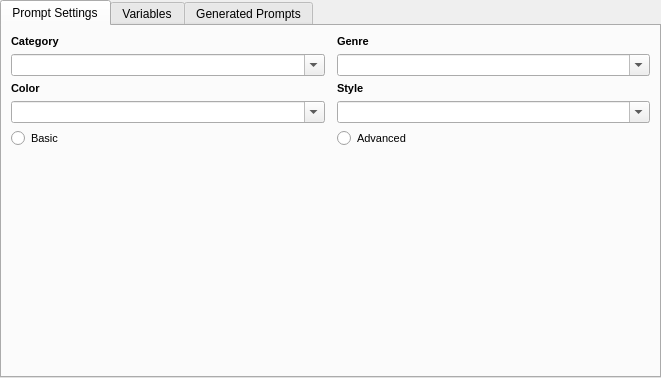
<?xml version="1.0" encoding="UTF-8"?>
<ui version="4.0">
 <class>Form</class>
 <widget class="QWidget" name="Form">
  <property name="geometry">
   <rect>
    <x>0</x>
    <y>0</y>
    <width>661</width>
    <height>378</height>
   </rect>
  </property>
  <property name="windowTitle">
   <string>Form</string>
  </property>
  <layout class="QGridLayout" name="gridLayout">
   <property name="leftMargin">
    <number>0</number>
   </property>
   <property name="topMargin">
    <number>0</number>
   </property>
   <property name="rightMargin">
    <number>0</number>
   </property>
   <property name="bottomMargin">
    <number>0</number>
   </property>
   <item row="1" column="0">
    <widget class="QTabWidget" name="tabWidget">
     <property name="currentIndex">
      <number>0</number>
     </property>
     <widget class="QWidget" name="tab_3">
      <attribute name="title">
       <string>Prompt Settings</string>
      </attribute>
      <layout class="QGridLayout" name="gridLayout_4">
       <item row="0" column="0">
        <widget class="QLabel" name="label_2">
         <property name="sizePolicy">
          <sizepolicy hsizetype="Maximum" vsizetype="Maximum">
           <horstretch>0</horstretch>
           <verstretch>0</verstretch>
          </sizepolicy>
         </property>
         <property name="font">
          <font>
           <pointsize>8</pointsize>
           <bold>true</bold>
          </font>
         </property>
         <property name="text">
          <string>Category</string>
         </property>
        </widget>
       </item>
       <item row="5" column="0">
        <spacer name="verticalSpacer">
         <property name="orientation">
          <enum>Qt::Vertical</enum>
         </property>
         <property name="sizeHint" stdset="0">
          <size>
           <width>20</width>
           <height>40</height>
          </size>
         </property>
        </spacer>
       </item>
       <item row="2" column="2">
        <widget class="QLabel" name="label_11">
         <property name="sizePolicy">
          <sizepolicy hsizetype="Maximum" vsizetype="Preferred">
           <horstretch>0</horstretch>
           <verstretch>0</verstretch>
          </sizepolicy>
         </property>
         <property name="font">
          <font>
           <pointsize>8</pointsize>
           <bold>true</bold>
          </font>
         </property>
         <property name="text">
          <string>Style</string>
         </property>
        </widget>
       </item>
       <item row="1" column="0">
        <widget class="QComboBox" name="prompt_category">
         <property name="sizePolicy">
          <sizepolicy hsizetype="MinimumExpanding" vsizetype="Fixed">
           <horstretch>0</horstretch>
           <verstretch>0</verstretch>
          </sizepolicy>
         </property>
         <property name="minimumSize">
          <size>
           <width>80</width>
           <height>22</height>
          </size>
         </property>
         <property name="maximumSize">
          <size>
           <width>16777215</width>
           <height>16777215</height>
          </size>
         </property>
         <property name="font">
          <font>
           <pointsize>9</pointsize>
          </font>
         </property>
         <property name="editable">
          <bool>true</bool>
         </property>
         <property name="insertPolicy">
          <enum>QComboBox::InsertAlphabetically</enum>
         </property>
         <property name="sizeAdjustPolicy">
          <enum>QComboBox::AdjustToContentsOnFirstShow</enum>
         </property>
        </widget>
       </item>
       <item row="2" column="0" colspan="2">
        <widget class="QLabel" name="label_8">
         <property name="font">
          <font>
           <pointsize>8</pointsize>
           <bold>true</bold>
          </font>
         </property>
         <property name="text">
          <string>Color</string>
         </property>
        </widget>
       </item>
       <item row="4" column="0">
        <widget class="QRadioButton" name="basic_radio">
         <property name="font">
          <font>
           <pointsize>8</pointsize>
          </font>
         </property>
         <property name="text">
          <string>Basic</string>
         </property>
        </widget>
       </item>
       <item row="4" column="2">
        <widget class="QRadioButton" name="advanced_radio">
         <property name="font">
          <font>
           <pointsize>8</pointsize>
          </font>
         </property>
         <property name="text">
          <string>Advanced</string>
         </property>
        </widget>
       </item>
       <item row="3" column="0">
        <widget class="QComboBox" name="prompt_color">
         <property name="sizePolicy">
          <sizepolicy hsizetype="MinimumExpanding" vsizetype="Fixed">
           <horstretch>0</horstretch>
           <verstretch>0</verstretch>
          </sizepolicy>
         </property>
         <property name="minimumSize">
          <size>
           <width>80</width>
           <height>22</height>
          </size>
         </property>
         <property name="font">
          <font>
           <pointsize>9</pointsize>
          </font>
         </property>
         <property name="editable">
          <bool>true</bool>
         </property>
         <property name="insertPolicy">
          <enum>QComboBox::InsertAlphabetically</enum>
         </property>
         <property name="sizeAdjustPolicy">
          <enum>QComboBox::AdjustToContentsOnFirstShow</enum>
         </property>
        </widget>
       </item>
       <item row="3" column="2">
        <widget class="QComboBox" name="prompt_style">
         <property name="sizePolicy">
          <sizepolicy hsizetype="MinimumExpanding" vsizetype="Fixed">
           <horstretch>0</horstretch>
           <verstretch>0</verstretch>
          </sizepolicy>
         </property>
         <property name="minimumSize">
          <size>
           <width>80</width>
           <height>22</height>
          </size>
         </property>
         <property name="maximumSize">
          <size>
           <width>16777215</width>
           <height>16777215</height>
          </size>
         </property>
         <property name="font">
          <font>
           <pointsize>9</pointsize>
          </font>
         </property>
         <property name="editable">
          <bool>true</bool>
         </property>
         <property name="insertPolicy">
          <enum>QComboBox::InsertAlphabetically</enum>
         </property>
         <property name="sizeAdjustPolicy">
          <enum>QComboBox::AdjustToContentsOnFirstShow</enum>
         </property>
        </widget>
       </item>
       <item row="1" column="2">
        <widget class="QComboBox" name="prompt_genre">
         <property name="sizePolicy">
          <sizepolicy hsizetype="MinimumExpanding" vsizetype="Fixed">
           <horstretch>0</horstretch>
           <verstretch>0</verstretch>
          </sizepolicy>
         </property>
         <property name="minimumSize">
          <size>
           <width>80</width>
           <height>22</height>
          </size>
         </property>
         <property name="font">
          <font>
           <pointsize>9</pointsize>
          </font>
         </property>
         <property name="editable">
          <bool>true</bool>
         </property>
         <property name="insertPolicy">
          <enum>QComboBox::InsertAlphabetically</enum>
         </property>
         <property name="sizeAdjustPolicy">
          <enum>QComboBox::AdjustToContentsOnFirstShow</enum>
         </property>
        </widget>
       </item>
       <item row="0" column="2">
        <widget class="QLabel" name="label">
         <property name="font">
          <font>
           <pointsize>8</pointsize>
           <bold>true</bold>
          </font>
         </property>
         <property name="text">
          <string>Genre</string>
         </property>
        </widget>
       </item>
      </layout>
     </widget>
     <widget class="QWidget" name="tab">
      <attribute name="title">
       <string>Variables</string>
      </attribute>
      <layout class="QGridLayout" name="gridLayout_2">
       <property name="leftMargin">
        <number>0</number>
       </property>
       <property name="topMargin">
        <number>0</number>
       </property>
       <property name="rightMargin">
        <number>0</number>
       </property>
       <property name="bottomMargin">
        <number>0</number>
       </property>
       <item row="0" column="0">
        <layout class="QGridLayout" name="gridLayout_9">
         <property name="horizontalSpacing">
          <number>9</number>
         </property>
         <item row="0" column="1">
          <widget class="QScrollArea" name="scrollArea">
           <property name="sizePolicy">
            <sizepolicy hsizetype="MinimumExpanding" vsizetype="Expanding">
             <horstretch>0</horstretch>
             <verstretch>0</verstretch>
            </sizepolicy>
           </property>
           <property name="minimumSize">
            <size>
             <width>200</width>
             <height>120</height>
            </size>
           </property>
           <property name="verticalScrollBarPolicy">
            <enum>Qt::ScrollBarAlwaysOn</enum>
           </property>
           <property name="widgetResizable">
            <bool>true</bool>
           </property>
           <widget class="QWidget" name="scroll_grid">
            <property name="geometry">
             <rect>
              <x>0</x>
              <y>0</y>
              <width>639</width>
              <height>306</height>
             </rect>
            </property>
           </widget>
          </widget>
         </item>
         <item row="1" column="1">
          <layout class="QHBoxLayout" name="horizontalLayout_3">
           <item>
            <widget class="QPushButton" name="randomize_values_button">
             <property name="sizePolicy">
              <sizepolicy hsizetype="MinimumExpanding" vsizetype="Fixed">
               <horstretch>0</horstretch>
               <verstretch>0</verstretch>
              </sizepolicy>
             </property>
             <property name="minimumSize">
              <size>
               <width>20</width>
               <height>0</height>
              </size>
             </property>
             <property name="maximumSize">
              <size>
               <width>16777215</width>
               <height>16777215</height>
              </size>
             </property>
             <property name="font">
              <font>
               <pointsize>8</pointsize>
              </font>
             </property>
             <property name="text">
              <string>Randomize</string>
             </property>
            </widget>
           </item>
           <item>
            <widget class="QPushButton" name="values_to_random_button">
             <property name="sizePolicy">
              <sizepolicy hsizetype="MinimumExpanding" vsizetype="Minimum">
               <horstretch>0</horstretch>
               <verstretch>0</verstretch>
              </sizepolicy>
             </property>
             <property name="minimumSize">
              <size>
               <width>20</width>
               <height>0</height>
              </size>
             </property>
             <property name="maximumSize">
              <size>
               <width>16777215</width>
               <height>16777215</height>
              </size>
             </property>
             <property name="font">
              <font>
               <pointsize>8</pointsize>
              </font>
             </property>
             <property name="text">
              <string>To Random</string>
             </property>
            </widget>
           </item>
           <item>
            <widget class="QPushButton" name="reset_weights_button">
             <property name="sizePolicy">
              <sizepolicy hsizetype="MinimumExpanding" vsizetype="Fixed">
               <horstretch>0</horstretch>
               <verstretch>0</verstretch>
              </sizepolicy>
             </property>
             <property name="minimumSize">
              <size>
               <width>20</width>
               <height>0</height>
              </size>
             </property>
             <property name="maximumSize">
              <size>
               <width>16777215</width>
               <height>16777215</height>
              </size>
             </property>
             <property name="font">
              <font>
               <pointsize>8</pointsize>
              </font>
             </property>
             <property name="text">
              <string>Reset Weights</string>
             </property>
            </widget>
           </item>
           <item>
            <widget class="QPushButton" name="clear_values_button">
             <property name="sizePolicy">
              <sizepolicy hsizetype="MinimumExpanding" vsizetype="Fixed">
               <horstretch>0</horstretch>
               <verstretch>0</verstretch>
              </sizepolicy>
             </property>
             <property name="minimumSize">
              <size>
               <width>20</width>
               <height>0</height>
              </size>
             </property>
             <property name="maximumSize">
              <size>
               <width>16777215</width>
               <height>16777215</height>
              </size>
             </property>
             <property name="font">
              <font>
               <pointsize>8</pointsize>
              </font>
             </property>
             <property name="text">
              <string>Clear</string>
             </property>
            </widget>
           </item>
          </layout>
         </item>
        </layout>
       </item>
      </layout>
     </widget>
     <widget class="QWidget" name="tab_2">
      <attribute name="title">
       <string>Generated Prompts</string>
      </attribute>
      <layout class="QGridLayout" name="gridLayout_3">
       <item row="0" column="0">
        <layout class="QVBoxLayout" name="verticalLayout_3">
         <property name="spacing">
          <number>6</number>
         </property>
         <item>
          <widget class="QLabel" name="label_16">
           <property name="sizePolicy">
            <sizepolicy hsizetype="Maximum" vsizetype="Preferred">
             <horstretch>0</horstretch>
             <verstretch>0</verstretch>
            </sizepolicy>
           </property>
           <property name="maximumSize">
            <size>
             <width>200</width>
             <height>16777215</height>
            </size>
           </property>
           <property name="font">
            <font>
             <pointsize>8</pointsize>
             <bold>true</bold>
            </font>
           </property>
           <property name="text">
            <string>Prompt</string>
           </property>
          </widget>
         </item>
         <item>
          <layout class="QHBoxLayout" name="horizontalLayout">
           <property name="spacing">
            <number>6</number>
           </property>
           <item>
            <widget class="QLineEdit" name="prompt_prefix">
             <property name="font">
              <font>
               <pointsize>8</pointsize>
              </font>
             </property>
             <property name="placeholderText">
              <string>Prompt prefix</string>
             </property>
            </widget>
           </item>
           <item>
            <widget class="QLineEdit" name="prompt_suffix">
             <property name="font">
              <font>
               <pointsize>8</pointsize>
              </font>
             </property>
             <property name="placeholderText">
              <string>Prompt suffix</string>
             </property>
            </widget>
           </item>
          </layout>
         </item>
         <item>
          <widget class="QTextBrowser" name="prompt_text">
           <property name="sizePolicy">
            <sizepolicy hsizetype="MinimumExpanding" vsizetype="Expanding">
             <horstretch>0</horstretch>
             <verstretch>0</verstretch>
            </sizepolicy>
           </property>
           <property name="minimumSize">
            <size>
             <width>200</width>
             <height>0</height>
            </size>
           </property>
           <property name="maximumSize">
            <size>
             <width>16777215</width>
             <height>16777215</height>
            </size>
           </property>
           <property name="font">
            <font>
             <pointsize>8</pointsize>
            </font>
           </property>
           <property name="readOnly">
            <bool>false</bool>
           </property>
          </widget>
         </item>
         <item>
          <widget class="QLabel" name="label_17">
           <property name="sizePolicy">
            <sizepolicy hsizetype="Maximum" vsizetype="Preferred">
             <horstretch>0</horstretch>
             <verstretch>0</verstretch>
            </sizepolicy>
           </property>
           <property name="maximumSize">
            <size>
             <width>200</width>
             <height>16777215</height>
            </size>
           </property>
           <property name="font">
            <font>
             <pointsize>9</pointsize>
             <bold>true</bold>
            </font>
           </property>
           <property name="text">
            <string>Negative Prompt</string>
           </property>
          </widget>
         </item>
         <item>
          <layout class="QHBoxLayout" name="horizontalLayout_2">
           <property name="spacing">
            <number>6</number>
           </property>
           <item>
            <widget class="QLineEdit" name="negative_prompt_prefix">
             <property name="font">
              <font>
               <pointsize>8</pointsize>
              </font>
             </property>
             <property name="placeholderText">
              <string>Negative prefix</string>
             </property>
            </widget>
           </item>
           <item>
            <widget class="QLineEdit" name="negative_prompt_suffix">
             <property name="font">
              <font>
               <pointsize>8</pointsize>
              </font>
             </property>
             <property name="placeholderText">
              <string>Negative suffix</string>
             </property>
            </widget>
           </item>
          </layout>
         </item>
         <item>
          <widget class="QTextBrowser" name="negative_prompt_text">
           <property name="sizePolicy">
            <sizepolicy hsizetype="MinimumExpanding" vsizetype="Expanding">
             <horstretch>0</horstretch>
             <verstretch>0</verstretch>
            </sizepolicy>
           </property>
           <property name="minimumSize">
            <size>
             <width>200</width>
             <height>0</height>
            </size>
           </property>
           <property name="maximumSize">
            <size>
             <width>16777215</width>
             <height>16777215</height>
            </size>
           </property>
           <property name="font">
            <font>
             <pointsize>8</pointsize>
            </font>
           </property>
           <property name="readOnly">
            <bool>false</bool>
           </property>
          </widget>
         </item>
        </layout>
       </item>
       <item row="1" column="0">
        <layout class="QGridLayout" name="weights">
         <item row="2" column="4">
          <widget class="QLabel" name="label_5">
           <property name="font">
            <font>
             <pointsize>8</pointsize>
             <bold>false</bold>
            </font>
           </property>
           <property name="text">
            <string>Auto Neg Prompt</string>
           </property>
           <property name="alignment">
            <set>Qt::AlignRight|Qt::AlignTrailing|Qt::AlignVCenter</set>
           </property>
          </widget>
         </item>
         <item row="1" column="0">
          <widget class="QLabel" name="label_4">
           <property name="font">
            <font>
             <pointsize>8</pointsize>
             <bold>false</bold>
            </font>
           </property>
           <property name="text">
            <string>Text Prompt</string>
           </property>
           <property name="alignment">
            <set>Qt::AlignLeading|Qt::AlignLeft|Qt::AlignVCenter</set>
           </property>
          </widget>
         </item>
         <item row="1" column="4">
          <widget class="QLabel" name="label_3">
           <property name="font">
            <font>
             <pointsize>8</pointsize>
             <bold>false</bold>
            </font>
           </property>
           <property name="text">
            <string>Auto Prompt</string>
           </property>
           <property name="alignment">
            <set>Qt::AlignRight|Qt::AlignTrailing|Qt::AlignVCenter</set>
           </property>
          </widget>
         </item>
         <item row="2" column="2">
          <widget class="QSlider" name="negative_prompt_weight_distribution_slider">
           <property name="sizePolicy">
            <sizepolicy hsizetype="MinimumExpanding" vsizetype="Fixed">
             <horstretch>0</horstretch>
             <verstretch>0</verstretch>
            </sizepolicy>
           </property>
           <property name="minimumSize">
            <size>
             <width>50</width>
             <height>0</height>
            </size>
           </property>
           <property name="maximum">
            <number>100</number>
           </property>
           <property name="pageStep">
            <number>1</number>
           </property>
           <property name="value">
            <number>50</number>
           </property>
           <property name="orientation">
            <enum>Qt::Horizontal</enum>
           </property>
           <property name="tickPosition">
            <enum>QSlider::NoTicks</enum>
           </property>
           <property name="tickInterval">
            <number>1</number>
           </property>
          </widget>
         </item>
         <item row="1" column="2">
          <widget class="QSlider" name="prompt_weight_distribution_slider">
           <property name="sizePolicy">
            <sizepolicy hsizetype="MinimumExpanding" vsizetype="Fixed">
             <horstretch>0</horstretch>
             <verstretch>0</verstretch>
            </sizepolicy>
           </property>
           <property name="minimumSize">
            <size>
             <width>50</width>
             <height>0</height>
            </size>
           </property>
           <property name="font">
            <font>
             <pointsize>10</pointsize>
            </font>
           </property>
           <property name="maximum">
            <number>100</number>
           </property>
           <property name="pageStep">
            <number>1</number>
           </property>
           <property name="value">
            <number>50</number>
           </property>
           <property name="orientation">
            <enum>Qt::Horizontal</enum>
           </property>
           <property name="tickPosition">
            <enum>QSlider::NoTicks</enum>
           </property>
           <property name="tickInterval">
            <number>1</number>
           </property>
          </widget>
         </item>
         <item row="1" column="3">
          <widget class="QLabel" name="auto_prompt_weight_label">
           <property name="font">
            <font>
             <pointsize>8</pointsize>
             <bold>true</bold>
            </font>
           </property>
           <property name="text">
            <string>0.50</string>
           </property>
           <property name="alignment">
            <set>Qt::AlignRight|Qt::AlignTrailing|Qt::AlignVCenter</set>
           </property>
          </widget>
         </item>
         <item row="2" column="1">
          <widget class="QLabel" name="negative_text_prompt_weight_label">
           <property name="font">
            <font>
             <pointsize>8</pointsize>
             <bold>true</bold>
            </font>
           </property>
           <property name="text">
            <string>0.5</string>
           </property>
           <property name="alignment">
            <set>Qt::AlignLeading|Qt::AlignLeft|Qt::AlignVCenter</set>
           </property>
          </widget>
         </item>
         <item row="2" column="0">
          <widget class="QLabel" name="label_6">
           <property name="font">
            <font>
             <pointsize>8</pointsize>
             <bold>false</bold>
            </font>
           </property>
           <property name="text">
            <string>Negative Prompt</string>
           </property>
           <property name="alignment">
            <set>Qt::AlignLeading|Qt::AlignLeft|Qt::AlignVCenter</set>
           </property>
          </widget>
         </item>
         <item row="2" column="3">
          <widget class="QLabel" name="negative_auto_prompt_weight_label">
           <property name="font">
            <font>
             <pointsize>8</pointsize>
             <bold>true</bold>
            </font>
           </property>
           <property name="text">
            <string>0.5</string>
           </property>
           <property name="alignment">
            <set>Qt::AlignRight|Qt::AlignTrailing|Qt::AlignVCenter</set>
           </property>
          </widget>
         </item>
         <item row="1" column="1">
          <widget class="QLabel" name="text_prompt_weight_label">
           <property name="font">
            <font>
             <pointsize>8</pointsize>
             <bold>true</bold>
            </font>
           </property>
           <property name="text">
            <string>0.50</string>
           </property>
           <property name="alignment">
            <set>Qt::AlignLeading|Qt::AlignLeft|Qt::AlignVCenter</set>
           </property>
          </widget>
         </item>
         <item row="0" column="3" colspan="2">
          <widget class="QComboBox" name="prompt_blend_type">
           <property name="font">
            <font>
             <pointsize>8</pointsize>
            </font>
           </property>
           <property name="toolTip">
            <string>Blend mode</string>
           </property>
           <item>
            <property name="text">
             <string>Blend Disabled</string>
            </property>
           </item>
           <item>
            <property name="text">
             <string>Main Prompt</string>
            </property>
           </item>
           <item>
            <property name="text">
             <string>Prompt Builder</string>
            </property>
           </item>
          </widget>
         </item>
         <item row="0" column="0" colspan="3">
          <widget class="QLabel" name="label_7">
           <property name="font">
            <font>
             <pointsize>8</pointsize>
             <bold>true</bold>
            </font>
           </property>
           <property name="text">
            <string>Prompt blend weight distribution</string>
           </property>
           <property name="alignment">
            <set>Qt::AlignLeading|Qt::AlignLeft|Qt::AlignVCenter</set>
           </property>
          </widget>
         </item>
        </layout>
       </item>
      </layout>
     </widget>
    </widget>
   </item>
   <item row="0" column="0">
    <layout class="QGridLayout" name="gridLayout_10"/>
   </item>
  </layout>
 </widget>
 <resources/>
 <connections/>
</ui>
